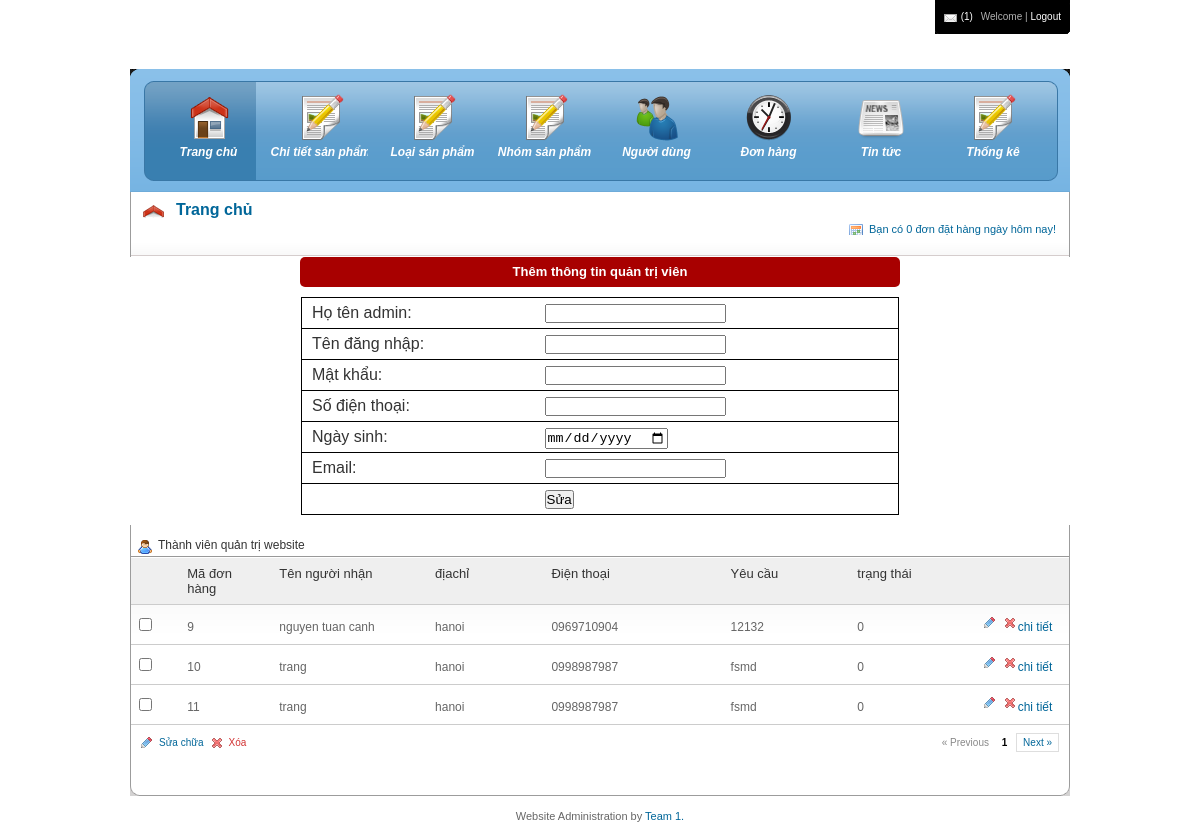
/quantri/index.php?view=donhang&manhinh=manhinhsuadh&maadmin=9, run on the app's committed database.
### tables this page shows
CREATE TABLE IF NOT EXISTS `dondathang` (
  `madh` int(11) NOT NULL AUTO_INCREMENT,
  `makh` int(11) NOT NULL,
  `ngaydathang` datetime NOT NULL,
  `tennguoinhan` varchar(50) NOT NULL,
  `diachinguoinhan` varchar(200) NOT NULL,
  `dienthoai` varchar(15) NOT NULL,
  `yeucau` varchar(100) DEFAULT NULL,
  `trangthai` varchar(100) DEFAULT NULL,
  PRIMARY KEY (`madh`),
  KEY `makh` (`makh`),
  KEY `makh_2` (`makh`)
);

### quantri/donhang/donhang.php (the view, shortened to what this page needs)
<?php
	if(isset($_GET["manhinh"]) and $_GET["manhinh"]=="capnhatdh")
		include_once("CT_donhang.php");
	else if(isset($_GET["manhinh"]) and $_GET["manhinh"]=="manhinhsuadh")
		include_once("MH_suadh.php");
$sql = "SELECT `madh`, `makh`, `ngaydathang`, `tennguoinhan`, `diachinguoinhan`, `dienthoai`, `yeucau`, `trangthai` FROM `dondathang`";
$bang_dh=$pdo->query($sql);
?>
  <div class="grid_16" id="content">
    <div class="portlet">
      <div class="portlet-header fixed"><img src="../quanliad - Copy/images/icons/user.gif" width="16" height="16" alt="Latest Registered Users" />Thành viên quản trị website</div>
      <div class="portlet-content nopadding">
        <form action="" method="post">
          <table width="100%" cellpadding="0" cellspacing="0" id="box-table-a" summary="Employee Pay Sheet">
            <thead>
              <tr>
                <th width="49" scope="col">&nbsp;</th>
                <th width="117" scope="col">Mã đơn hàng</th>
                <th width="227" scope="col">Tên người nhận</th>
                <th width="158" scope="col">địachỉ</th>
                <th width="247" scope="col">Điện thoại</th>
                <th width="178" scope="col">Yêu cầu</th>
                <th width="178" scope="col">trạng thái</th>
                <th width="133" scope="col"></th>
              </tr>
            </thead>
            <?php foreach($bang_dh as $row){?>
            <tbody>
              <tr>
                <td width="49"><label>
                    <input type="checkbox" name="checkbox" id="checkbox" />
                  </label></td>
                <td><?php echo $row['madh']; ?></td>
                <td><?php echo $row['tennguoinhan']; ?></td>
                <td><?php echo $row['diachinguoinhan']; ?></td>
                <td><?php echo $row['dienthoai']; ?></td>
                <td><?php echo $row['yeucau']; ?></td>
                <td><?php echo $row['trangthai']; ?></td>
                <td width="133">  <a href="?view=donhang&manhinh=manhinhsuadh&amp;maadmin=<?= $row['madh'];?>" class="edit_icon" title="Edit"></a>
                 <a href="?view=donhang&action=xoadh&amp;madh=<?= $row['madh'];?>" onClick="return confirm('Bạn có chắc chắn muốn xóa đơn hàng này không ?')" class="delete_icon" title="Delete"></a><a href="?view=donhang&manhinh=capnhatdh">chi tiết</a></td>
              </tr>
              <?php } ?>
              <tr class="footer">
                <td colspan="4"><a href="#" class="edit_inline">Sửa chữa</a><a href="#" class="delete_inline">Xóa</a></td>
                <td align="right">&nbsp;</td>
                <td colspan="4" align="right">
                  <div class="pagination"> <span class="previous-off">&laquo; Previous</span> <span class="active">1</span> <a href="../cacphankhac/query_41878854" class="next">Next &raquo;</a> </div>
                  </td>
              </tr>
            </tbody>
          </table>
        </form>
      </div>
    </div>
  </div>

### quantri/css/text.css (style rules this page uses)
body { font: 13px/1.5 "Trebuchet MS", Arial, Helvetica, sans-serif }
p, dl, hr, h1, h2, h3, h4, h5, h6, ol, ul, pre, table, address, fieldset { margin-bottom: 20px }

### quantri/css/blue.css (style rules this page uses)
body { background: url(../images/bg.gif) repeat-x left top #d4d3d3; font-family: "Trebuchet MS", Arial, Helvetica, sans-serif; font-size: 13px; color: #333; }
a, a:active, a:link, a:visited { text-decoration: none; color: #069; }
#content { background: url(../images/bg_content.gif) left top repeat-x #FFFFFF; width: 938px !important; border-left: 1px solid #9c9c9c; border-right: 1px solid #9c9c9c; padding: 10px 0px; }
.nopadding { padding: 0px !important; }
a.edit_icon { background: url(../images/icons/edit.gif) no-repeat left top; display: inline-block; width: 16px; height: 16px; }
a.delete_icon { background: url(../images/icons/action_delete.gif) no-repeat left top; display: inline-block; width: 16px; height: 16px; }
a.edit_inline { background: url(../images/icons/edit.gif) no-repeat left top; display: inline-block; line-height: 16px; color: #069 !important; font-size: 10px; padding-left: 20px; margin-right: 5px; }
a.delete_inline { background: url(../images/icons/action_delete.gif) no-repeat left top; display: inline-block; line-height: 16px; color: #D23333 !important; font-size: 10px; padding-left: 20px; margin-right: 5px; }
.portlet { margin: 0 0em 1em 0; }
.portlet-header { margin: 0em; padding-bottom: 5px; padding-left: 6px; padding-top: 4px; padding-right: 6px; font-size: 12px; border: none !important; color: #333 !important; font-family: "Trebuchet MS", Arial, Helvetica, sans-serif; cursor: move; }
.portlet-header img { float: left; margin-right: 5px; }
.portlet-content { padding: 0.8em; font-size: 12px !important; color: #333; border-top: 1px solid #999 !important; font-family: "Trebuchet MS", Arial, Helvetica, sans-serif; }
#box-table-a { font-size: 12px; margin: 0px; text-align: left; border-collapse: separate; border-bottom: none; }
#box-table-a th { font-size: 13px; font-weight: normal; padding: 8px; background: #EFEFEF; border-top: 1px solid #FFF; color: #333; text-align: left; }
#box-table-a td { padding: 8px; background: none; border-top: 1px solid #CCC; color: #666; border-bottom: none !important; }
#box-table-a tr.footer { background: none !important; }
.pagination { border: 0; margin: 0; padding: 0; font-size: 10px; }
.pagination a { border: solid 1px #DEDEDE; margin-right: 2px; }
.pagination .previous-off, .pagination .next-off { color: #888888; display: inline-block; font-weight: normal; padding: 3px 4px; }
.pagination .active { color: #000000; font-weight: bold; display: inline-block; padding: 4px 6px; }
.pagination a:link, .pagination a:visited { display: inline-block; padding: 3px 6px; text-decoration: none; }
form label { display: block !important; line-height: normal !important; margin: 5px 0px; font-size: 12px; font-weight: bold; }

### quantri/css/960.css (style rules this page uses)
.grid_1, .grid_2, .grid_3, .grid_4, .grid_5, .grid_6, .grid_7, .grid_8, .grid_9, .grid_10, .grid_11, .grid_12, .grid_13, .grid_14, .grid_15, .grid_16 { display: inline; float: left; margin-left: 10px; margin-right: 10px }
.container_12 .grid_12, .container_16 .grid_16 { width: 940px }

### quantri/donhang/MH_suadh.php (style rules this page uses)
* { margin:0; padding:0; }

### data on the page
dondathang: madh "9", tennguoinhan "nguyen tuan canh", diachinguoinhan "hanoi", dienthoai "0969710904", yeucau "12132", trangthai "0"
dondathang: madh "10", tennguoinhan "trang", diachinguoinhan "hanoi", dienthoai "0998987987", yeucau "fsmd", trangthai "0"
dondathang: madh "11", tennguoinhan "trang", diachinguoinhan "hanoi", dienthoai "0998987987", yeucau "fsmd", trangthai "0"
